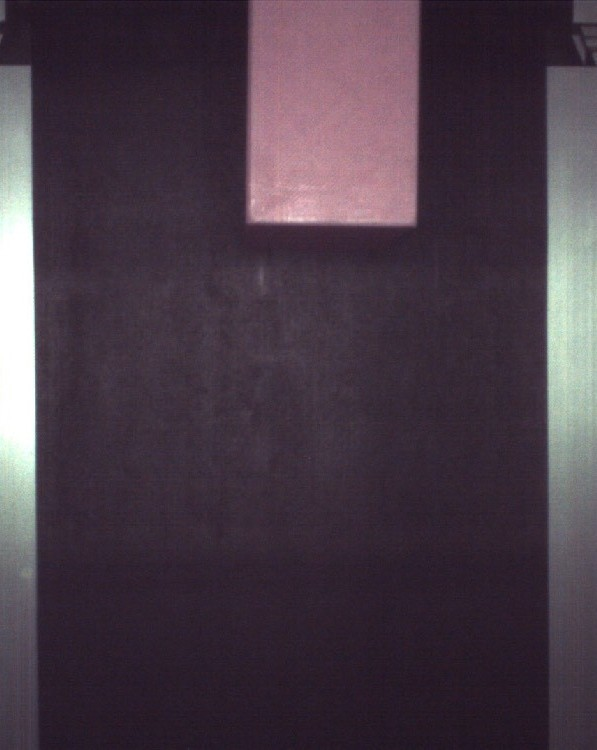
#> input picture test_img_crop/box4_crop.jpg, 597 x 750 px, found by its file name
$ python boxbox_vpink.py
#> lines starting #> are read from the running program, lines starting #| are printed output that depends on the picture; after the words box and inside, x2 and y2 are one past the last pixel; in counts of white or black regions, pixels touching at a corner belong together
import cv2
import numpy as np

# ── Test image path ───────────────────────────────────────────────────────────
test_image_path = r"D:\Data\Me\CHULA\Study\Robotics\2147312-Robotics-Catch-a-box\test_img_crop\box4_crop.jpg"

# ── Load image ────────────────────────────────────────────────────────────────
img = cv2.imread(test_image_path)
#> img is the input picture: shape (750, 597, 3); mean B, G, R 70.9, 59.5, 72.8
if img is None:
    print("ERROR: Could not load image!")
    exit()

img_height, img_width = img.shape[:2]
#> img_height = 750; img_width = 597
print(f"Image loaded: {img_width}x{img_height}")
#| Image loaded: 597x750

# ── Create window and trackbars ───────────────────────────────────────────────
window_name = "Pink Detection"
cv2.namedWindow(window_name, cv2.WINDOW_NORMAL)
cv2.resizeWindow(window_name, 1200, 600)

# Default HSV values for pink
h_lower_default = 130
s_lower_default = 100
v_lower_default = 100
h_upper_default = 180
s_upper_default = 255
v_upper_default = 255

def nothing(x):
    pass

# Create trackbars for HSV adjustment
cv2.createTrackbar("H_Lower", window_name, h_lower_default, 179, nothing)
cv2.createTrackbar("S_Lower", window_name, s_lower_default, 255, nothing)
cv2.createTrackbar("V_Lower", window_name, v_lower_default, 255, nothing)

cv2.createTrackbar("H_Upper", window_name, h_upper_default, 179, nothing)
cv2.createTrackbar("S_Upper", window_name, s_upper_default, 255, nothing)
cv2.createTrackbar("V_Upper", window_name, v_upper_default, 255, nothing)

print("=" * 60)
print("Pink Detection with HSV Slider Adjustment")
print("=" * 60)
print("Adjust the sliders to fine-tune pink detection")
print("Press 'q' to quit")
print("=" * 60)

# ── Main loop ─────────────────────────────────────────────────────────────────
while True:
    # Get trackbar values
    h_lower = cv2.getTrackbarPos("H_Lower", window_name)
    s_lower = cv2.getTrackbarPos("S_Lower", window_name)
    v_lower = cv2.getTrackbarPos("V_Lower", window_name)

    h_upper = cv2.getTrackbarPos("H_Upper", window_name)
    s_upper = cv2.getTrackbarPos("S_Upper", window_name)
    v_upper = cv2.getTrackbarPos("V_Upper", window_name)

    # Convert to HSV
    hsv = cv2.cvtColor(img, cv2.COLOR_BGR2HSV)
#> hsv: shape (750, 597, 3); mean H, S, V 144.5, 63, 74.6

    # Create mask
    lower_bound = np.array([h_lower, s_lower, v_lower])
    upper_bound = np.array([h_upper, s_upper, v_upper])
    mask = cv2.inRange(hsv, lower_bound, upper_bound)
#> mask: shape (750, 597); every value is 0

    # Clean up mask with morphological operations
    kernel = cv2.getStructuringElement(cv2.MORPH_ELLIPSE, (5, 5))
    mask = cv2.morphologyEx(mask, cv2.MORPH_CLOSE, kernel, iterations=2)
    mask = cv2.morphologyEx(mask, cv2.MORPH_OPEN, kernel, iterations=1)

    # Create result image - only show pink regions
    result = cv2.bitwise_and(img, img, mask=mask)
#> result: shape (750, 597, 3); every value is 0

    # Add info text
    info_text = f"H: [{h_lower}-{h_upper}]  S: [{s_lower}-{s_upper}]  V: [{v_lower}-{v_upper}]"
    cv2.putText(result, info_text, (10, 30),
               cv2.FONT_HERSHEY_SIMPLEX, 0.7, (0, 255, 255), 2)

    # Count pink pixels
    pink_pixels = np.count_nonzero(mask)
#> pink_pixels = 0
    total_pixels = img_height * img_width
#> total_pixels = 447750
    percentage = (pink_pixels / total_pixels) * 100
#> percentage = 0
    count_text = f"Pink: {pink_pixels} pixels ({percentage:.2f}%)"
#> count_text = 'Pink: 0 pixels (0.00%)'
    cv2.putText(result, count_text, (10, 65),
               cv2.FONT_HERSHEY_SIMPLEX, 0.7, (0, 255, 0), 2)
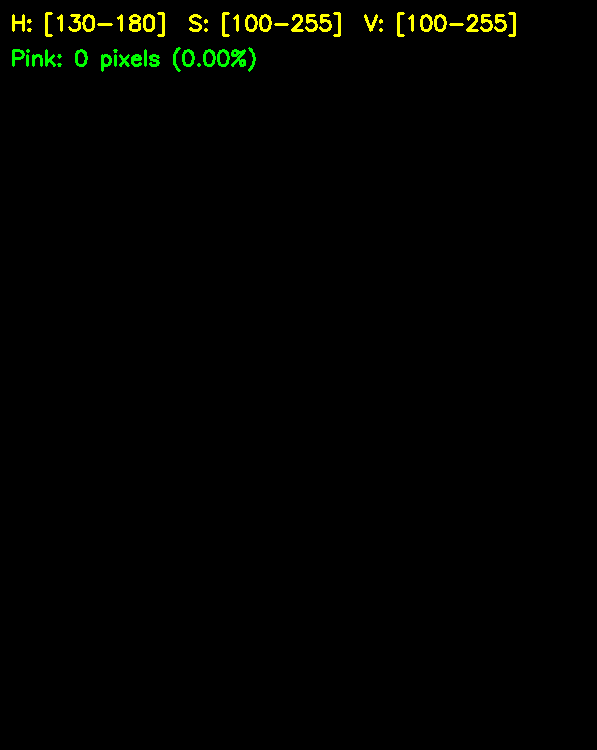
#> result: shape (750, 597, 3); mean B, G, R 0, 2.7, 1.8

    # Display result
    cv2.imshow(window_name, result)

    # Wait for key press
    key = cv2.waitKey(30) & 0xFF
#> (key q is pressed here)
    if key == ord('q'):
        print("\nClosing...")
        print(f"Final HSV range:")
        print(f"  Lower: H={h_lower}, S={s_lower}, V={v_lower}")
        print(f"  Upper: H={h_upper}, S={s_upper}, V={v_upper}")
        break

cv2.destroyAllWindows()

$ run again, with test_img_crop/box1_crop.jpg copied over test_img_crop/box4_crop.jpg
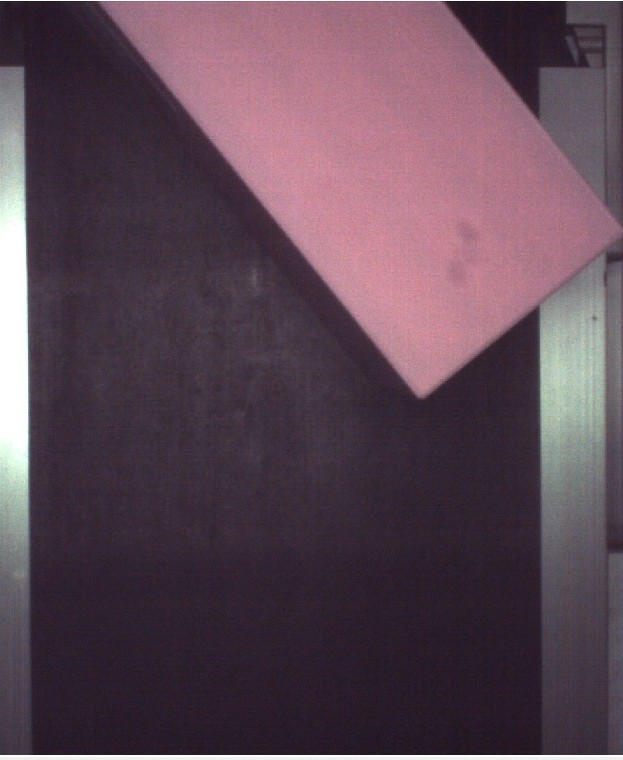
#> input picture test_img_crop/box1_crop.jpg, 623 x 760 px, found by its file name
#> img is the input picture: shape (760, 623, 3); mean B, G, R 84.7, 72.1, 93.4
#| Image loaded: 623x760
#> hsv: shape (760, 623, 3); mean H, S, V 149.4, 64.7, 94.6
#> mask: shape (760, 623); every value is 0
#> pink_pixels = 0
#> count_text = 'Pink: 0 pixels (0.00%)'
#> `cv2.putText(result, count_text, (10, 65), cv2.FONT_HERSHEY_SIMPLEX, 0...`:
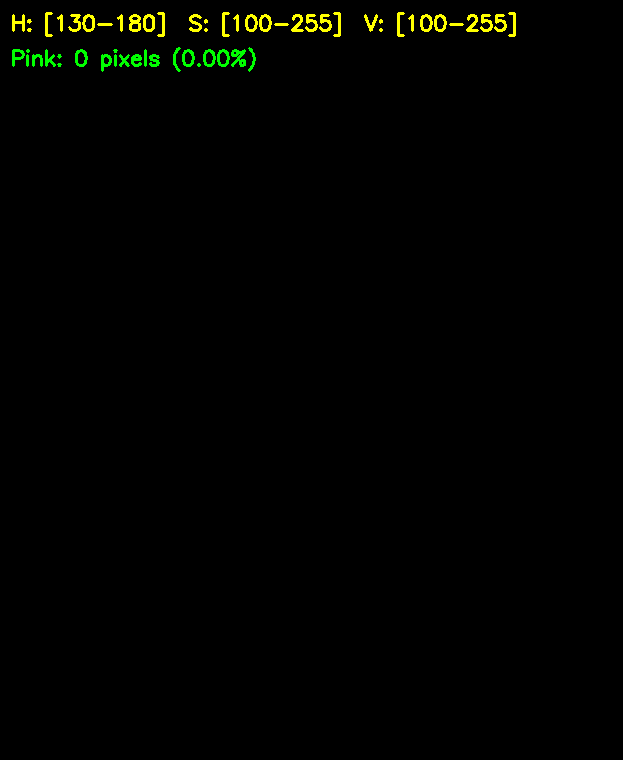
#> result: shape (760, 623, 3); mean B, G, R 0, 2.6, 1.7

$ run again, with test_img_crop/box2_crop.jpg copied over test_img_crop/box4_crop.jpg
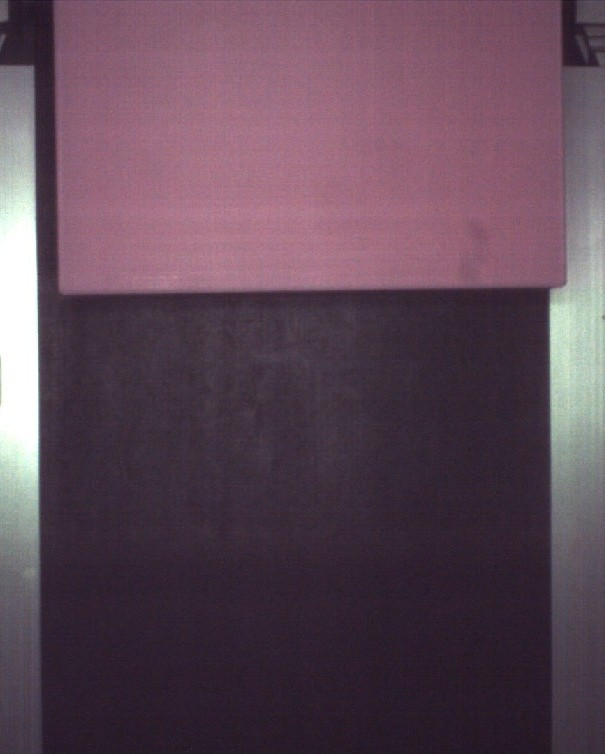
#> input picture test_img_crop/box2_crop.jpg, 605 x 756 px, found by its file name
#> img is the input picture: shape (756, 605, 3); mean B, G, R 87.1, 73.3, 95.5
#| Image loaded: 605x756
#> hsv: shape (756, 605, 3); mean H, S, V 149.3, 67, 96.8
#> `mask = cv2.inRange(hsv, lower_bound, upper_bound)`:
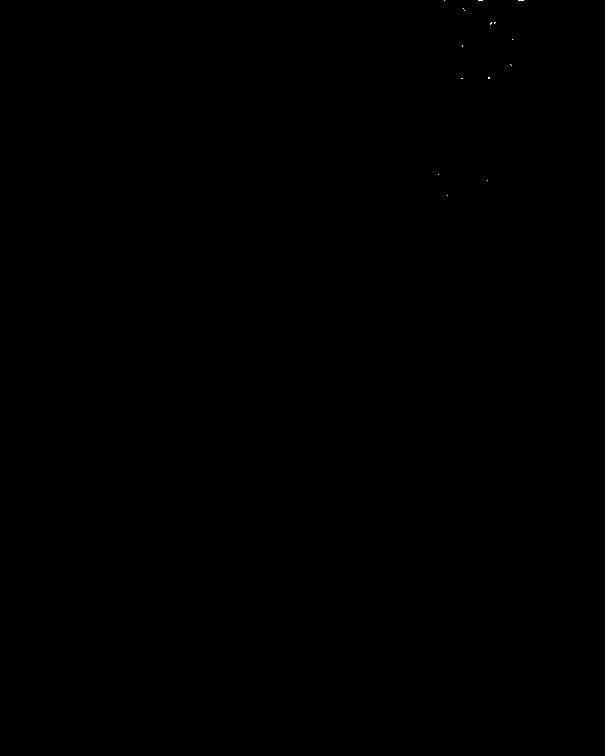
#> mask: shape (756, 605); 0.01% white in thin lines or dots, all inside (x1, y1, x2, y2) = (438, 0, 524, 196)
#> pink_pixels = 0
#> count_text = 'Pink: 0 pixels (0.00%)'
#> `cv2.putText(result, count_text, (10, 65), cv2.FONT_HERSHEY_SIMPLEX, 0...`:
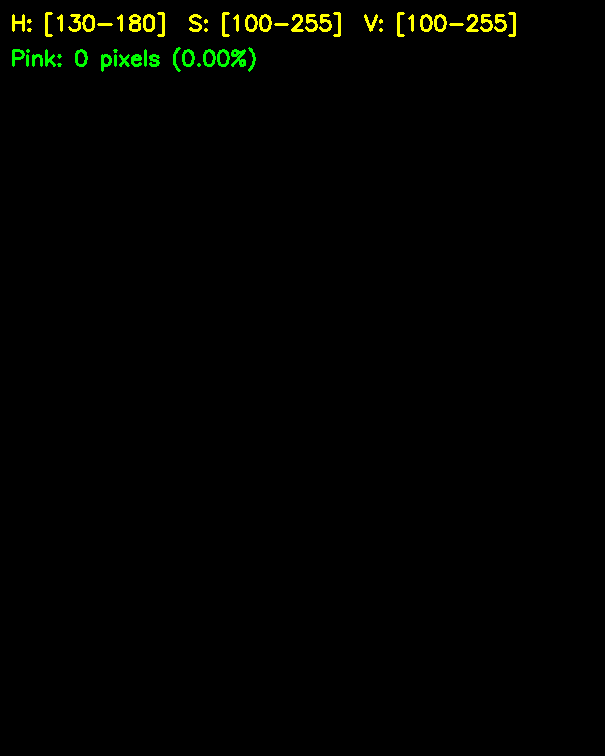
#> result: shape (756, 605, 3); mean B, G, R 0, 2.7, 1.7
